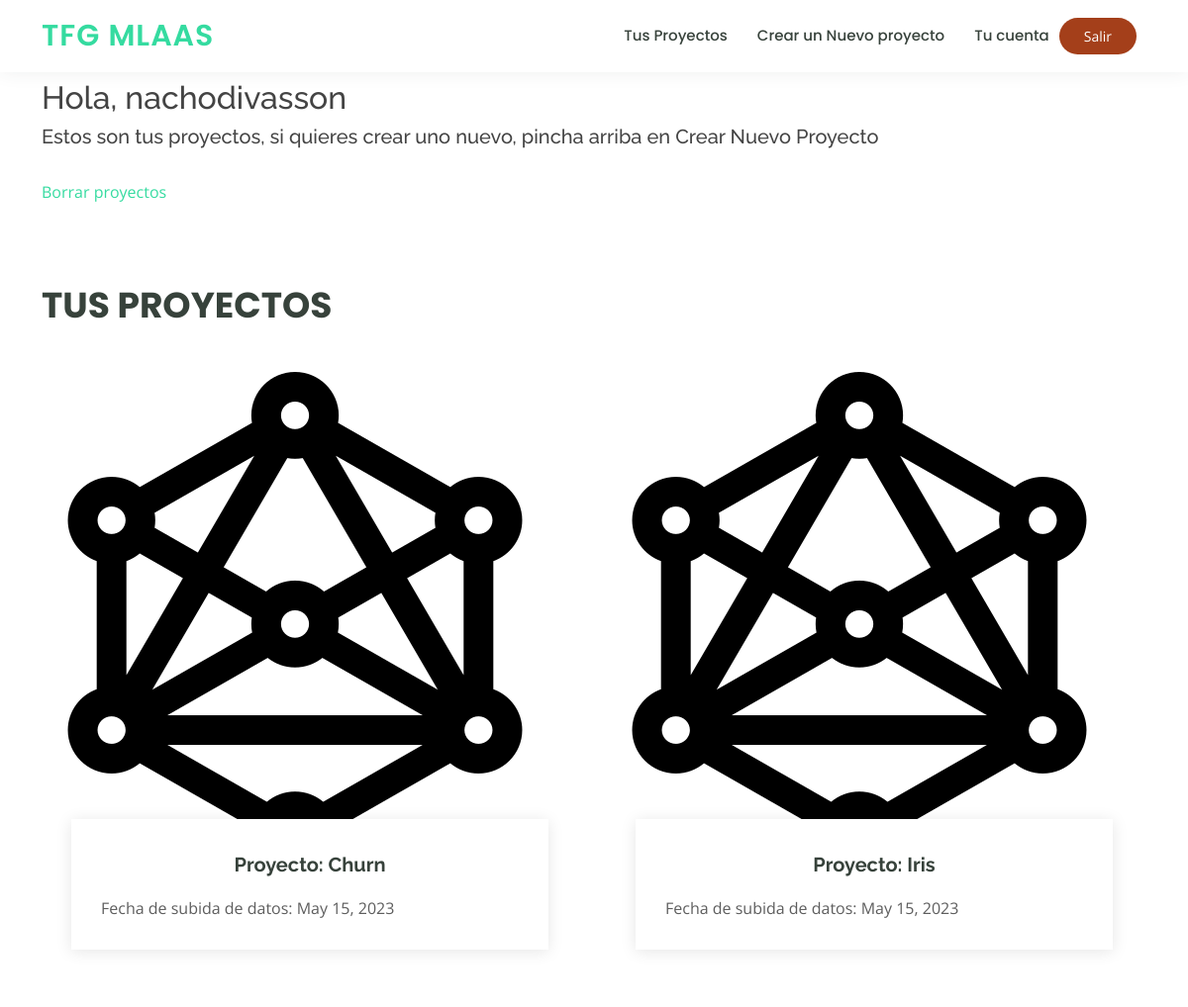
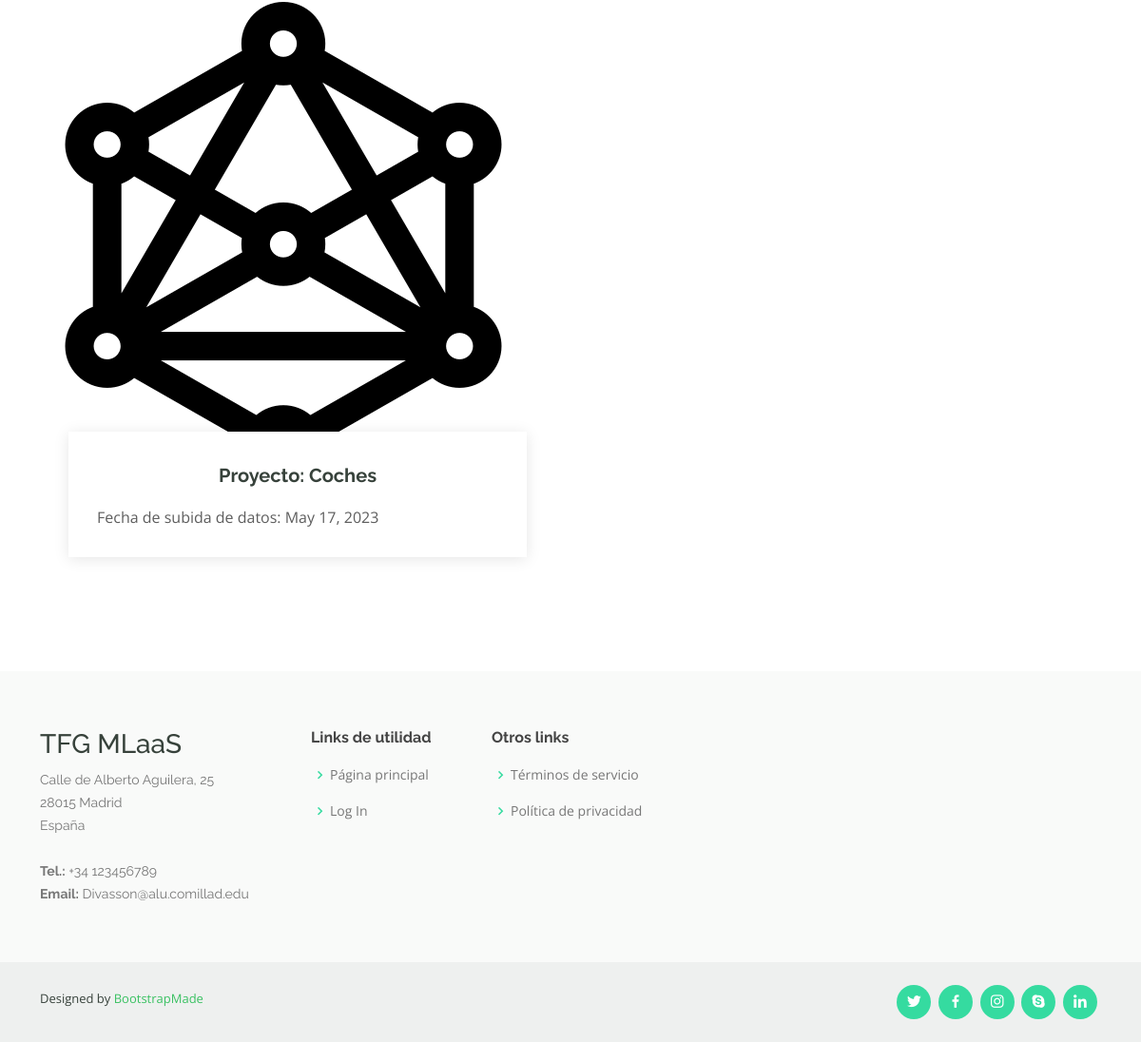
The page /projects/ (signed in) on the database its author committed (2 pictures, top to bottom).
### Autenticacion/models.py (models this page shows, shortened)
class Usuario(AbstractBaseUser):
    email = models.EmailField(verbose_name="email",max_length=100,unique=True)
    username = models.CharField(max_length=50,unique=True)
    date_joined = models.DateField(auto_now_add=True,verbose_name="date_joined")
    last_login = models.DateField(auto_now=True,verbose_name="last_login")
    is_admin = models.BooleanField(default=False)
    is_active = models.BooleanField(default=True)
    is_staff = models.BooleanField(default=False)
    is_superuser = models.BooleanField(default=False)
    listaProyectos = []
    USERNAME_FIELD = 'email'
    REQUIRED_FIELDS= ['username']
    objects = UsuarioManager()
    def __str__(self):
        return str(self.email)+", "+ str(self.username)

### CrearAbrirProyectos/models.py (models this page shows, shortened)
class Project(models.Model):
    usuario = models.ForeignKey(Usuario, on_delete=models.CASCADE, related_name='projects')
    projectName = models.CharField(max_length=100)
    archivoDatos = models.FileField(upload_to='documents/datasetsProyectos/')
    uploaded_at = models.DateTimeField(auto_now_add=True)
    project_state = models.IntegerField(default=0)
    variable_a_predecir = models.CharField(max_length=100,editable=True,blank=True)
    tipo_prediccion = models.CharField(max_length=50,choices=[("clasificacion","clasificacion"),("regresion","regresion")],blank=True)
    tiposDatosProcesados = models.FileField(upload_to="documents/tiposDatosProcesados/",blank=True)
    archivoDatosNA= models.FileField(upload_to="documents/datasetsProyectosProcesados/",blank=True)
    version_datos_a_usar = models.DateTimeField(auto_now_add=True)
    tipos_de_modelos = models.CharField(max_length=255,null=True,blank=True)
    train_test_split = models.FloatField(max_length=100,blank=True,null=True)
    test_val_split = models.FloatField(max_length=100,blank=True,null=True)
    preprocesado = models.BooleanField(default=0)
    treat_na_dict = models.FileField(upload_to="documents/treat_na/",blank=True)
    columnas_originales = models.CharField(max_length=5000,null=True,blank=True)
    class Meta:
        unique_together = (('usuario','projectName'),)
    def __str__(self):
        return self.projectName

### CrearAbrirProyectos/views.py (the view)
# urls.py: path("",seeProyects,name="menuProyectos"),
def seeProyects(request):
    user = request.user
    print(user)
    if not user.is_authenticated:
        return redirect('/index.html')
    projects = request.user.projects.all()[::-1]
    print(projects)
    return render(request,'menuProyectos.html',{'projects': projects})

### CrearAbrirProyectos/templates/menuProyectos.html (shortened to what this page needs)
<!DOCTYPE html>
<html lang="es">
<head>
  {% load static %}
  <link rel="stylesheet" href="https://use.fontawesome.com/releases/v5.15.1/css/all.css">
  <link href="{% static 'assets/vendor/animate.css/animate.min.css' %}" rel="stylesheet">
  <link href="{% static 'assets/vendor/aos/aos.css' %}" rel="stylesheet">
  <link href="{% static 'assets/vendor/bootstrap/css/bootstrap.min.css' %}" rel="stylesheet">
  <link href="{% static 'assets/vendor/bootstrap-icons/bootstrap-icons.css' %}" rel="stylesheet">
  <link href="{% static 'assets/vendor/boxicons/css/boxicons.min.css' %}" rel="stylesheet">
  <link href="{% static 'assets/vendor/remixicon/remixicon.css' %}" rel="stylesheet">
  <link href="{% static 'assets/vendor/swiper/swiper-bundle.min.css' %}" rel="stylesheet">
  <link href="{% static 'assets/css/style.css' %}" rel="stylesheet">
</head>
<body>
  {% include 'ProjectParts/topmenuProyectos.html' %}
  <main id="main">
    <div class="container" style="margin-top:80px">
      <h2> Hola, {{request.user.username}}</h2>
      <h5> Estos son tus proyectos, si quieres crear uno nuevo, pincha arriba en Crear Nuevo Proyecto</h4>
      <br>
      {% if projects %}
      <p>
        <a type="button"  href = "/projects/deleteProjects/">Borrar proyectos</a>
      </p>
      {% endif %}
    </div>
    <section id="events" class="events">
      <div class="container"  id="comoFunciona">
        {% if projects %}
        <div class="section-title">
          <p>Tus proyectos</p>
        </div>
        {% for i in projects|dictsort:"id" %}
            {% if forloop.first or forloop.counter0|divisibleby:2 %}
                <div class="row">
            {% endif %}
                <div class="col-6 d-flex align-items-stretch">
                  <div class="card">
                    <div class="card-img">
                      <img src="{% static 'Images/networking.png' %}" alt="...">
                    </div>
                    <div class="card-body">
                      <h5 class="card-title">
                        <a href="/initProject/analisisDescriptivo/seleccionarVariable/{{ i.id }}">Proyecto: {{ i.projectName }}</a>
                      </h5>
                      <p class="card-text">Fecha de subida de datos:  {{ i.uploaded_at|date }}</p>
                    </div>
                  </div>
                </div>
            {% if forloop.last or forloop.counter|divisibleby:2 %}
                </div>
            {% endif %}
        {% endfor %}
        {% else %}
        <div class="section-title">
          <p>No tienes aún proyectos creados</p>
        </div>
        <a type="button"  href = "/projects/createProject/"> Crea tu primer proyecto</a>
        {% endif %}
      </div>
    </section>
  </main>
  {% include 'landingPageParts/footer.html' %}
</body>
</html>

### LandingPage/static/assets/css/style.css (style rules this page uses)
body { font-family: "Open Sans", sans-serif; color: #444444; }
a { color: #35dba0; text-decoration: none; }
h1, h2, h3, h4, h5, h6 { font-family: "Raleway", sans-serif; }
section { padding: 60px 0; overflow: hidden; }
.section-title { padding-bottom: 40px; }
.section-title p { margin: 0; margin: 0; font-size: 36px; font-weight: 700; text-transform: uppercase; font-family: "Poppins", sans-serif; color: #37423b; }
.events .card { border: 0; padding: 0 30px; margin-bottom: 60px; position: relative; }
.events .card-img { width: calc(100% + 60px); margin-left: -30px; overflow: hidden; z-index: 9; border-radius: 0; }
.events .card-img img { max-width: 100%; transition: all 0.3s ease-in-out; }
.events .card-body { z-index: 10; background: #fff; border-top: 4px solid #fff; padding: 30px; box-shadow: 0px 2px 15px rgba(0, 0, 0, 0.1); margin-top: -60px; transition: 0.3s; }
.events .card-title { font-weight: 700; text-align: center; margin-bottom: 20px; }
.events .card-title a { color: #37423b; transition: 0.3s; }
.events .card-text { color: #5e5e5e; }

### rows shown on the page
Usuario: user.username "nachodivasson"
Project: projectName "Churn", uploaded_at "May 15, 2023"
Project: projectName "Iris", uploaded_at "May 15, 2023"
Project: projectName "Coches", uploaded_at "May 17, 2023"
